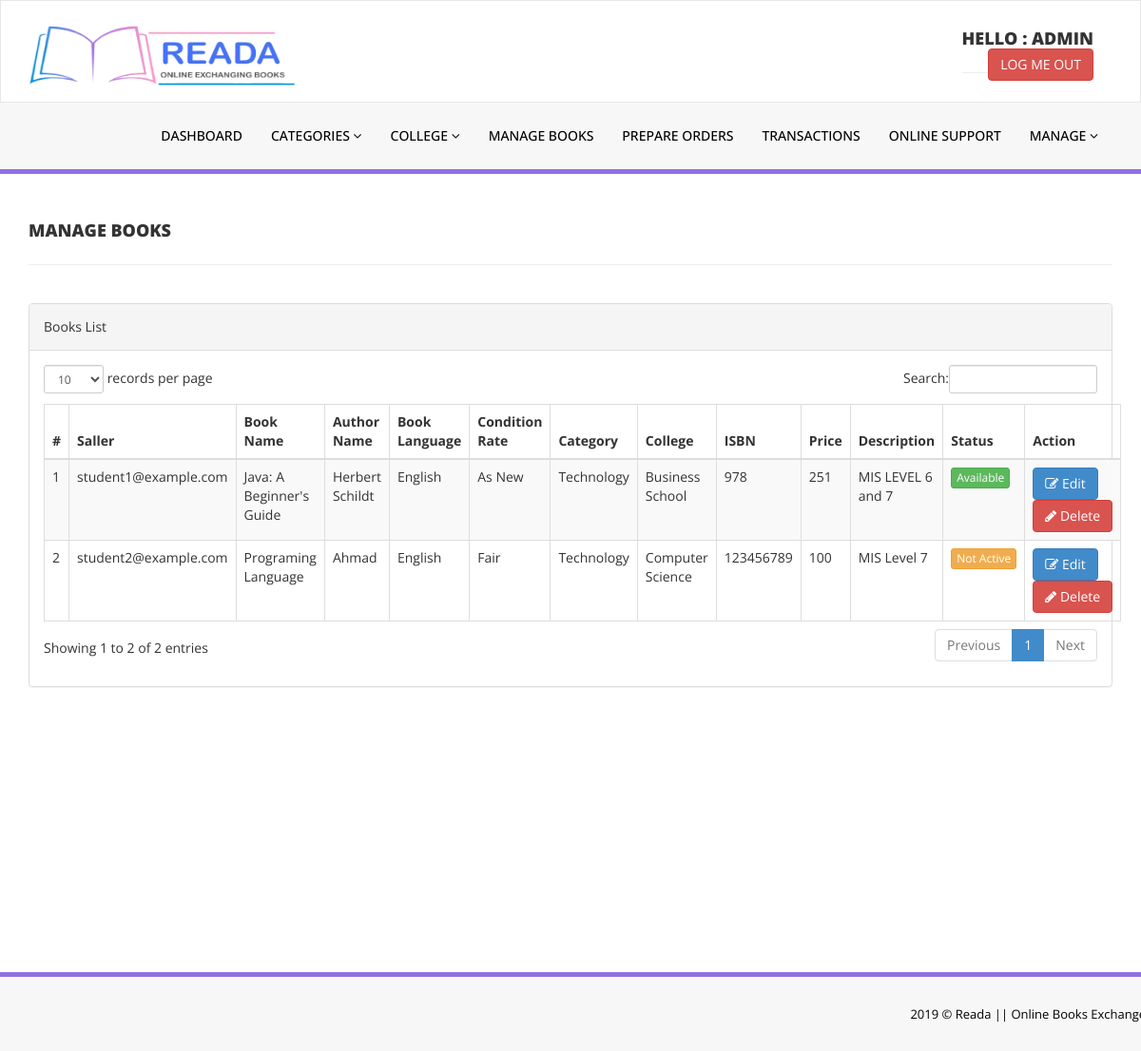
The app's page /admin/manage-books.php (signed in) with its own data.
### tables this page shows
CREATE TABLE `tblbooks` (
  `id` int(11) NOT NULL,
  `BookName` varchar(255) DEFAULT NULL,
  `Author` varchar(100) DEFAULT NULL,
  `BookLanguage` varchar(60) DEFAULT NULL,
  `Description` text,
  `ConditionRate` varchar(60) DEFAULT NULL,
  `CatId` int(11) DEFAULT NULL,
  `CollegeId` int(11) DEFAULT NULL,
  `ISBNNumber` int(11) DEFAULT NULL,
  `BookPrice` int(11) DEFAULT NULL,
  `com` int(11) NOT NULL,
  `EmailId` varchar(50) NOT NULL,
  `RegDate` timestamp NULL DEFAULT CURRENT_TIMESTAMP,
  `UpdationDate` timestamp NULL DEFAULT NULL ON UPDATE CURRENT_TIMESTAMP
);

CREATE TABLE `tblcategory` (
  `id` int(11) NOT NULL,
  `CategoryName` varchar(150) DEFAULT NULL,
  `Status` int(1) DEFAULT NULL,
  `CreationDate` timestamp NULL DEFAULT CURRENT_TIMESTAMP,
  `UpdationDate` timestamp NOT NULL DEFAULT '0000-00-00 00:00:00' ON UPDATE CURRENT_TIMESTAMP
);

CREATE TABLE `tblcollege` (
  `id` int(11) NOT NULL,
  `College` varchar(100) DEFAULT NULL,
  `creationDate` timestamp NULL DEFAULT CURRENT_TIMESTAMP,
  `UpdationDate` timestamp NULL DEFAULT NULL ON UPDATE CURRENT_TIMESTAMP
);

### src/admin/manage-books.php (the view, shortened to what this page needs)
<?php
include('includes/config.php');
if(strlen($_SESSION['alogin'])==0)
    {
header('location:index.php');
}
else{
    ?>
<!DOCTYPE html>
<html xmlns="http://www.w3.org/1999/xhtml">
<head>
    <link href="assets/css/bootstrap.css" rel="stylesheet" />
    <link href="assets/css/font-awesome.css" rel="stylesheet" />
    <link href="assets/js/dataTables/dataTables.bootstrap.css" rel="stylesheet" />
    <link href="assets/css/style.css" rel="stylesheet" />
</head>
<body>
<?php include('includes/header.php');?>
    <div class="content-wrapper">
         <div class="container">
        <div class="row pad-botm">
            <div class="col-md-12">
                <h4 class="header-line">Manage Books</h4>
    </div>
     <div class="row">
</div>
        </div>
            <div class="row">
                <div class="col-md-12">
                    <div class="panel panel-default">
                        <div class="panel-heading">
                           Books List
                        </div>
                        <div class="panel-body">
                            <div class="table-responsive">
                                <table class="table table-striped table-bordered table-hover" id="dataTables-example">
                                    <thead>
                                        <tr>
                                            <th>#</th>
                                            <th>Saller</th>
                                            <th>Book Name</th>
                                            <th>Author Name</th>
                                            <th>Book Language</th>
                                            <th>Condition Rate</th>
                                            <th>Category</th>
                                            <th>College</th>
                                            <th>ISBN</th>
                                            <th>Price</th>
                                            <th>Description</th>
                                            <th>Status</th>
                                            <th>Action</th>
                                        </tr>
                                    </thead>
                                    <tbody>
<?php $sql = "SELECT tblbooks.EmailId,tblbooks.com,tblbooks.BookName,tblbooks.Author,tblcategory.CategoryName,tblcollege.College,tblbooks.ISBNNumber,tblbooks.BookPrice,tblbooks.BookLanguage,tblbooks.ConditionRate,tblbooks.Description,tblbooks.id as bookid from  tblbooks join tblcategory on tblcategory.id=tblbooks.CatId join tblcollege on tblcollege.id=tblbooks.CollegeId where com='1' or com='0' ";
$query = $dbh -> prepare($sql);
$query->execute();
$results=$query->fetchAll(PDO::FETCH_OBJ);
$cnt=1;
if($query->rowCount() > 0)
{
foreach($results as $result)
{               ?>
                                        <tr class="odd gradeX">
                                            <td class="center"><?php echo htmlentities($cnt);?></td>
                                            <td class="center"><?php echo htmlentities($result->EmailId);?></td>
                                            <td class="center"><?php echo htmlentities($result->BookName);?></td>
                                            <td class="center"><?php echo htmlentities($result->Author);?></td>
                                            <td class="center"><?php echo htmlentities($result->BookLanguage);?></td><td class="center"><?php echo htmlentities($result->ConditionRate);?></td>
                                            <td class="center"><?php echo htmlentities($result->CategoryName);?></td>
                                            <td class="center"><?php echo htmlentities($result->College);?></td>
                                            <td class="center"><?php echo htmlentities($result->ISBNNumber);?></td>
                                            <td class="center"><?php echo htmlentities($result->BookPrice);?></td>
                                            <td class="center"><?php echo htmlentities($result->Description);?></td>
                                            <td class="center"><?php if($result->com==0) {?>
                                            <a href="#" class="btn btn-warning btn-xs">Not Active</a>
                                            <?php } elseif($result->com==1) {?>
                                            <a href="#" class="btn btn-success btn-xs">Available</a>
                                            <?php } else {?>
                                            <a href="#" class="btn btn-info btn-xs">Ordered</a>
                                            <?php } ?></td>
                                            <td class="center">
                                            <a href="edit-book.php?bookid=<?php echo htmlentities($result->bookid);?>"><button class="btn btn-primary"><i class="fa fa-edit "></i> Edit</button>
                                          <a href="manage-books.php?del=<?php echo htmlentities($result->bookid);?>" onclick="return confirm('Are you sure you want to delete?');" >  <button class="btn btn-danger"><i class="fa fa-pencil"></i> Delete</button>
                                            </td>
                                        </tr>
 <?php $cnt=$cnt+1;}} ?>
                                    </tbody>
                                </table>
                            </div>
                        </div>
                    </div>
                </div>
            </div>
    </div>
    </div>
  <?php include('includes/footer.php');?>
</body>
</html>
<?php } ?>

### src/admin/includes/header.php (shortened to what this page needs)
<div class="navbar navbar-inverse set-radius-zero" >
        <div class="container">
            <div class="navbar-header">
                <a class="navbar-brand" href='dashboard.php'>
                    <img src="assets/img/logo33.png" width='300'height='150'/>
                </a>
            </div>
            <div class="right-div">
                <h4 class="header-line"><?php if(isset($_SESSION['alogin'])) { echo "Hello : " . $_SESSION['alogin'] . "<br><a href=\"logout.php\" class=\"btn btn-danger pull-right\">LOG ME OUT</a>";} ?></h4>
            </div>
        </div>
    </div>
    <section class="menu-section">
        <div class="container">
            <div class="row ">
                <div class="col-md-12">
                    <div class="navbar-collapse collapse ">
                        <ul id="menu-top" class="nav navbar-nav navbar-right">
                            <li><a href="dashboard.php" class=<?php $page = explode("/", $_SERVER["PHP_SELF"])[3]; if($page == "dashboard.php") { echo "'menu-top-active'";} else { echo "''"; } ?> >DASHBOARD</a></li>
                            <li>
                                <a href="#"  id="ddlmenuItem" data-toggle="dropdown"
                                   class=                                    <?php $page = explode("/", $_SERVER["PHP_SELF"])[3]; if($page == "add-category.php" or $page == "manage-categories.php") { echo "'menu-top-active'";} else { echo "''"; } ?>
                                   > Categories <i class="fa fa-angle-down"></i></a>
                            </li>
                            <li>
                                <a href="#" id="ddlmenuItem" data-toggle="dropdown"
                                   class=
                                    <?php $page = explode("/", $_SERVER["PHP_SELF"])[3]; if($page == "add-college.php" or $page == "manage-college.php") { echo "'menu-top-active'";} else { echo "''"; } ?>
                                   > College <i class="fa fa-angle-down"></i></a>
                            </li>
                            <li><a href="manage-books.php" class=<?php $page = explode("/", $_SERVER["PHP_SELF"])[3]; if($page == "manage-books.php") { echo "'menu-top-active'";} else { echo "''"; } ?> >Manage Books</a></li>
                            <li><a href="PreparingOrders.php" class=
                                    <?php $page = explode("/", $_SERVER["PHP_SELF"])[3]; if($page == "PreparingOrders.php") { echo "'menu-top-active'";} else { echo "''"; } ?>
                                   >Prepare Orders</a></li>
                            <li><a href="manage-payment-of.php" class=<?php $page = explode("/", $_SERVER["PHP_SELF"])[3]; if($page == "manage-payment-of.php") { echo "'menu-top-active'";} else { echo "''"; } ?> >Transactions</a></li>
                             <li><a href="adminsupport.php"class=
                                    <?php $page = explode("/", $_SERVER["PHP_SELF"])[3]; if($page == "adminsupport.php") { echo "'menu-top-active'";} else { echo "''"; } ?>
                                    >Online Support</a></li>
                            <li>
                                <a href="#" id="ddlmenuItem" data-toggle="dropdown" class=
                                   <?php $page = explode("/", $_SERVER["PHP_SELF"])[3]; if($page == "change-password.php" or $page == "reg-students.php" or $page == "mng-shippingCo.php"  ) { echo "'menu-top-active'";} else { echo "''"; } ?>"menu-top-active"
                                   > Manage <i class="fa fa-angle-down"></i></a>
                            </li>
                            </ul>
                    </div>
                </div>
            </div>
        </div>
    </section>

### src/admin/includes/footer.php
<section class="footer-section">
     <div class="container">
         <div class="row">
             <div class="col-md-12">
                2019 &copy; Reada || Online Books Exchange
             </div>
         </div>
     </div>
 </section>

### src/admin/assets/css/style.css (style rules this page uses)
.set-radius-zero { border-radius:0px; -moz-border-radius:0px; -webkit-border-radius:0px; }
.content-wrapper { margin-top: 40px; min-height:800px; padding-bottom:90px; }
.header-line { font-weight:900; padding-bottom:25px; border-bottom:1px solid #eeeeee; text-transform:uppercase; }
.pad-botm { padding-bottom:30px; }
.right-div { float: right; padding: 20px; }
#menu-top a { color:#000; text-decoration:none; font-weight:500; padding: 25px 15px 25px 15px; text-transform:uppercase; }
.menu-section { background-color: #f7f7f7; border-bottom:5px solid #9170E4; width:100% }
.navbar-inverse { background-color: #FFF; border-color: rgba(155, 153, 153, 0.23); }
.navbar { min-height: 90px; margin-bottom: 0px; }
.footer-section { padding:25px 50px 25px 50px; color:#000; font-size:13px; background-color: #f7f7f7; text-align:right; border-top:5px solid #9170E4; }

### records on screen
tblbooks: EmailId "student1@example.com", BookName "Java: A Beginner's Guide", Author "Herbert Schildt", BookLanguage "English", ConditionRate "As New", tblcategory.CategoryName "Technology", CollegeId.College "Business School", ISBNNumber "978", BookPrice "251", Description "MIS LEVEL 6 and 7", com "Available"
tblbooks: EmailId "student2@example.com", BookName "Programing Language", Author "Ahmad", BookLanguage "English", ConditionRate "Fair", tblcategory.CategoryName "Technology", CollegeId.College "Computer Science", ISBNNumber "123456789", BookPrice "100", Description "MIS Level 7", com "Not Active"

### other values on screen
$_SESSION['alogin'] "ADMIN"
